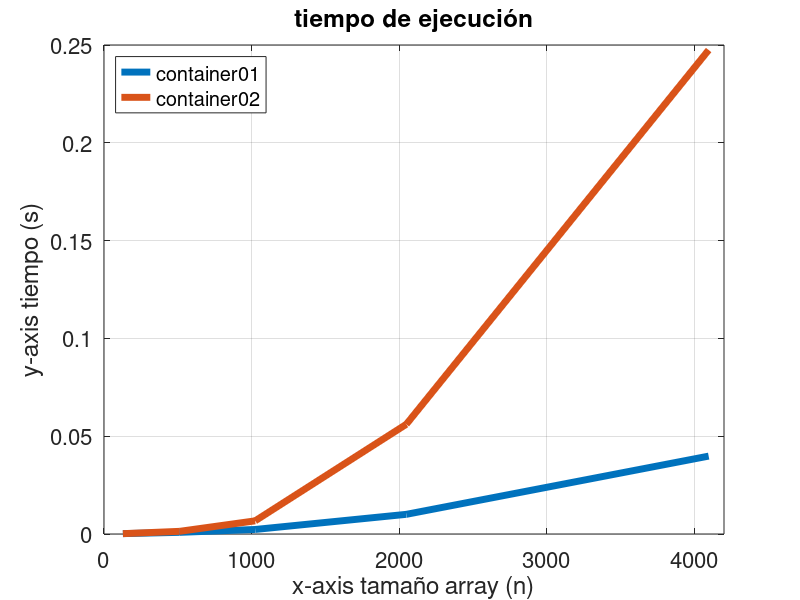

Here is the MATLAB script that generated this plot:
x =[128,512,1024,2048,4096];
container01 = [0.000186, 0.000845, 0.002319, 0.010055, 0.039818  ]; 
container02 = [0.000176, 0.001364,0.006728, 0.056099, 0.247433  ];
plot( x, container01, "linewidth",5); 
hold on; 
plot( x, container02,"linewidth",5 ); 
hold off;
grid on;
title( 'tiempo de ejecución' );
xlabel ("x-axis tamaño array (n)");
ylabel ("y-axis tiempo (s)");
xlim ([0, 4200]);
set( gca, 'fontsize', 16 );
legend( 'container01', 'container02', "location", "northwest" );

